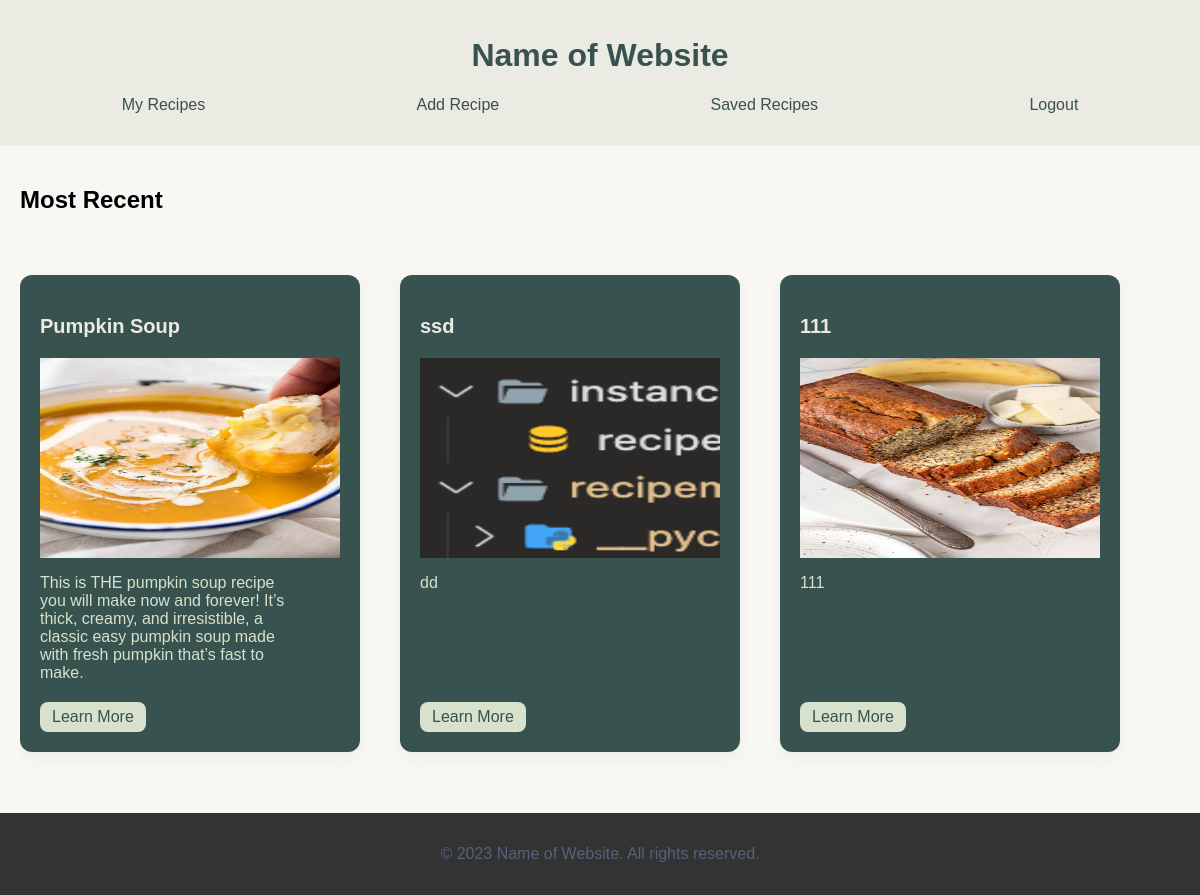
Page /my-recipes (signed in) on the committed database.
### recipemain/model.py (models this page shows)
class Recipe(db.Model):
    id = db.Column(db.Integer, primary_key=True, autoincrement=True)
    title = db.Column(db.String(64), nullable=False)
    description = db.Column(db.Text, nullable=False)
    time = db.Column(db.Integer, nullable=False) # seconds
    persons = db.Column(db.Integer, nullable=False)
    is_saved = db.Column(db.Boolean, default=False)
    user_id = db.Column(db.Integer, db.ForeignKey("user.id"))
    user = db.relationship('User', back_populates='recipes')
    ingredients = db.relationship('Ingredient', back_populates='recipe')
    q_ingredients = db.relationship('Q_Ingredient', back_populates='recipe')
    steps = db.relationship('Step', back_populates='recipe')
    ratings = db.relationship('Rating', back_populates='recipe')
    photos = db.relationship('Photo', back_populates='recipe')

class Photo(db.Model):
    id = db.Column(db.Integer, primary_key=True, autoincrement=True)
    recipe_id = db.Column(db.Integer, db.ForeignKey("recipe.id"))
    recipe = db.relationship('Recipe', back_populates='photos')
    user_id = db.Column(db.Integer, db.ForeignKey("user.id"))
    user = db.relationship('User', back_populates='photos')
    file_extension = db.Column(db.String(8), nullable=False)

### recipemain/main.py (the view)
@bp.route("/my-recipes")
def my_recipes():
    my_recipes = model.Recipe.query.filter_by(user_id=current_user.id).all()
    my_photos = model.Photo.query.filter_by(user_id=current_user.id).all()
    return render_template("my_recipes.html", recipes=my_recipes, photos=my_photos, zip=zip)

### recipemain/__init__.py (called while the page is built)
def create_app(test_config=None):
    app = Flask(__name__)
    app.config["SECRET_KEY"] = "93220d9b340cf9a6c39bac99cce7daf220167498f91fa"
    app.config["SQLALCHEMY_DATABASE_URI"] = "sqlite:///recipemain.db"
    migrate = Migrate(app, db)
    login_manager = LoginManager()
    login_manager.login_view = 'auth.login'
    login_manager.init_app(app)
    from . import model
    @login_manager.user_loader
    def load_user(user_id):
        return db.session.get(model.User, int(user_id))
    from . import main
    from . import auth
    db.init_app(app)
    app.register_blueprint(auth.bp)
    app.register_blueprint(main.bp)
    return app

### recipemain/templates/my_recipes.html (shortened to what this page needs)
<head>
    <link rel="stylesheet" href="{{ url_for('static', filename='styles.css') }}">
</head>
<body>
    {% extends 'base.html' %}
    {% block content %}
    <div class="home-container">
        <h1>Most Recent</h1>
        <div class="container">
            <ul class="cards">
                {% for recipe in recipes %}
                    {% include 'recipe_template.html' %}
                {% endfor %}
            </ul>
        </div>
    </div>
    {% endblock %}

### recipemain/templates/recipe_template.html
<li class="card">
    <div>
        <h3 class="card-title">{{ recipe.title }}</h3>
        <div class="card-content">
            {% if recipe.photos %}
            {% set photo = recipe.photos[0] %}
            <img class="card-image" src="{{ url_for('static', filename='photos/photo-' ~ photo.id ~ '.' ~ photo.file_extension) }}" width="300" height="200">
            {% endif %}
            <p>{{ recipe.description }}</p>
        </div>
    </div>
    <div class="card-link-wrapper">
        <a href="{{ url_for('main.recipe', recipe_id=recipe.id|string) }}" class="card-link">Learn More</a>
    </div>
</li>

### recipemain/static/styles.css (style rules this page uses)
:root { --red: #ef233c; --darkred: #c00424; --platinum: #e5e5e5; --black: #2b2d42; --white: #52637A; --thumb: #edf2f4; --base-beige: #ebeae3; --base-white: #f8f7f4; --base-dark: #232628; --accent-dark-green: #38524f; --accent-light-green: #d8e1cc; --accent-sage-green: #38514f; --fill: gold; --fillbg: rgba(100, 100, 100, 0.15); --dir: right; --stars: 5; --starsize: 3rem; --symbol: var(--star); --value: 1; --x: calc(100% * (var(--value) / var(--stars))); }
body { font-family: Arial, sans-serif; min-height: 100vh; display: flex; flex-direction: column; margin: 0; padding: 0; background-color: var(--base-white); }
.home-container { padding: 20px; }
:root { --red: #ef233c; --darkred: #c00424; --platinum: #e5e5e5; --black: #2b2d42; --white: #52637A; --thumb: #edf2f4; --base-beige: #ebeae3; --base-white: #f8f7f4; --accent-dark-green: #38524f; --accent-light-green: #d8e1cc; --accent-muted-light-green: #d8e1cc54; --accent-sage-green: #38514f; }
.container { width: 100%; overflow: hidden; }
.cards { display: flex; padding: 25px 0px; list-style: none; overflow-x: scroll; scroll-snap-type: x mandatory; }
.card { display: flex; flex-direction: column; padding: 20px; background: var(--accent-dark-green); border-radius: 12px; box-shadow: 0 5px 15px var(--accent-muted-light-green); scroll-snap-align: start; transition: all 0.2s; }
.card:not(:last-child) { margin-right: 10px; }
.card .card-title { font-size: 20px; color: var(--base-beige); }
.card .card-content { margin: 20px 0; max-width: 85%; }
.card-content p { color: var(--accent-light-green); }
.card .card-link-wrapper { margin-top: auto; }
.card .card-link { display: inline-block; text-decoration: none; color: var(--accent-sage-green); background: var(--accent-light-green); padding: 6px 12px; border-radius: 8px; transition: background 0.2s; }
@media (min-width: 500px) { .card { flex-basis: calc(50% - 10px); } }
@media (min-width: 500px) { .card:not(:last-child) { margin-right: 20px; } }
@media (min-width: 700px) { .card { flex-basis: calc(calc(100% / 3) - 20px); } }
@media (min-width: 700px) { .card:not(:last-child) { margin-right: 30px; } }
@media (min-width: 1100px) { .card { flex-basis: calc(25% - 30px); } }
@media (min-width: 1100px) { .card:not(:last-child) { margin-right: 40px; } }

### rows in the picture
Recipe: title "Pumpkin Soup", file_extension (picture), description "This is THE pumpkin soup recipe you will make now and forever! It’s thick, creamy, and irresistible, a classic easy pumpkin soup made with fresh pumpkin that’s fast to make."
Recipe: title "ssd", file_extension (picture), description "dd"
Recipe: title "111", file_extension (picture), description "111"
